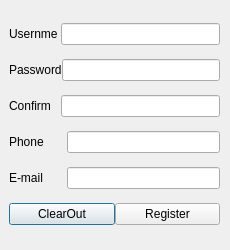
<?xml version="1.0" encoding="UTF-8"?>
<ui version="4.0">
 <class>uregister</class>
 <widget class="QDialog" name="uregister">
  <property name="geometry">
   <rect>
    <x>0</x>
    <y>0</y>
    <width>230</width>
    <height>250</height>
   </rect>
  </property>
  <property name="minimumSize">
   <size>
    <width>230</width>
    <height>250</height>
   </size>
  </property>
  <property name="maximumSize">
   <size>
    <width>230</width>
    <height>250</height>
   </size>
  </property>
  <property name="windowTitle">
   <string>DMS Client</string>
  </property>
  <widget class="QWidget" name="verticalLayoutWidget">
   <property name="geometry">
    <rect>
     <x>9</x>
     <y>9</y>
     <width>211</width>
     <height>231</height>
    </rect>
   </property>
   <layout class="QVBoxLayout" name="verticalLayout">
    <property name="spacing">
     <number>0</number>
    </property>
    <property name="sizeConstraint">
     <enum>QLayout::SetDefaultConstraint</enum>
    </property>
    <item>
     <layout class="QHBoxLayout" name="horizontalLayout_2">
      <item>
       <widget class="QLabel" name="namelabel">
        <property name="text">
         <string>Usernme </string>
        </property>
       </widget>
      </item>
      <item>
       <widget class="QLineEdit" name="unameEdit">
        <property name="echoMode">
         <enum>QLineEdit::Normal</enum>
        </property>
       </widget>
      </item>
     </layout>
    </item>
    <item>
     <layout class="QHBoxLayout" name="horizontalLayout_3">
      <item>
       <widget class="QLabel" name="pwlabel">
        <property name="text">
         <string>Password</string>
        </property>
       </widget>
      </item>
      <item>
       <widget class="QLineEdit" name="pwEdit">
        <property name="echoMode">
         <enum>QLineEdit::Password</enum>
        </property>
       </widget>
      </item>
     </layout>
    </item>
    <item>
     <layout class="QHBoxLayout" name="horizontalLayout_4">
      <item>
       <widget class="QLabel" name="repwlabel">
        <property name="text">
         <string>Confirm   </string>
        </property>
       </widget>
      </item>
      <item>
       <widget class="QLineEdit" name="repwEdit">
        <property name="echoMode">
         <enum>QLineEdit::Password</enum>
        </property>
       </widget>
      </item>
     </layout>
    </item>
    <item>
     <layout class="QHBoxLayout" name="horizontalLayout_6">
      <property name="sizeConstraint">
       <enum>QLayout::SetFixedSize</enum>
      </property>
      <item>
       <widget class="QLabel" name="phonelabel">
        <property name="text">
         <string>Phone       </string>
        </property>
       </widget>
      </item>
      <item>
       <widget class="QLineEdit" name="phoneEdit">
        <property name="echoMode">
         <enum>QLineEdit::Normal</enum>
        </property>
       </widget>
      </item>
     </layout>
    </item>
    <item>
     <layout class="QHBoxLayout" name="horizontalLayout_5">
      <item>
       <widget class="QLabel" name="maillabel">
        <property name="text">
         <string>E-mail       </string>
        </property>
       </widget>
      </item>
      <item>
       <widget class="QLineEdit" name="mailEdit">
        <property name="echoMode">
         <enum>QLineEdit::Normal</enum>
        </property>
       </widget>
      </item>
     </layout>
    </item>
    <item>
     <layout class="QHBoxLayout" name="horizontalLayout_7">
      <item>
       <widget class="QPushButton" name="reset">
        <property name="text">
         <string>ClearOut</string>
        </property>
       </widget>
      </item>
      <item>
       <widget class="QPushButton" name="submit">
        <property name="text">
         <string>Register</string>
        </property>
       </widget>
      </item>
     </layout>
    </item>
   </layout>
  </widget>
 </widget>
 <resources/>
 <connections/>
</ui>
